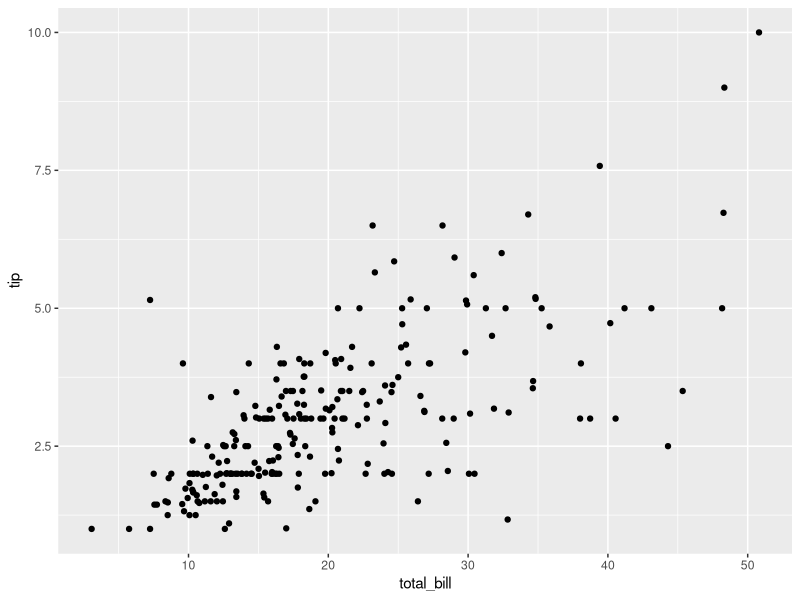
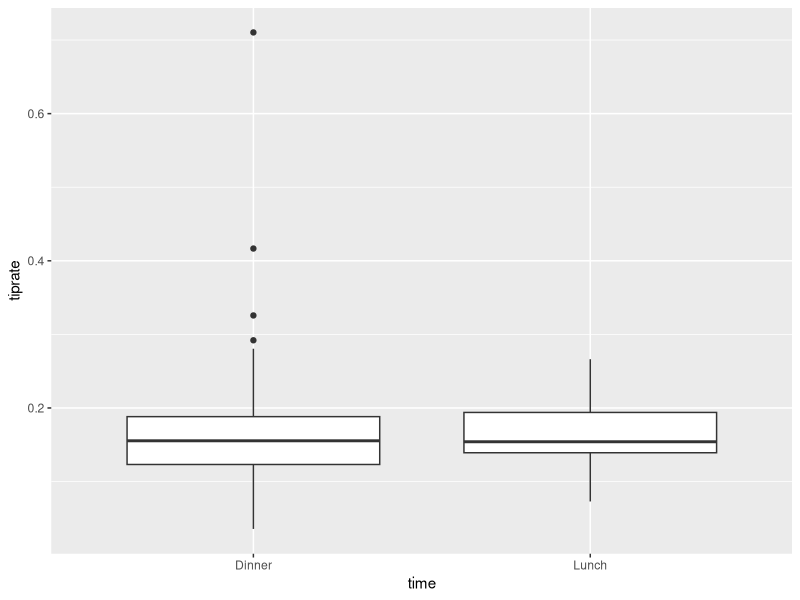
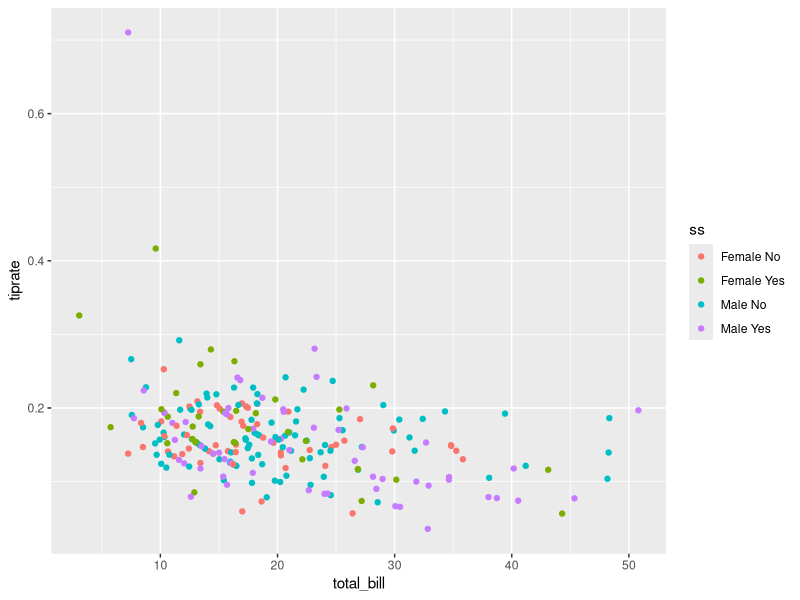
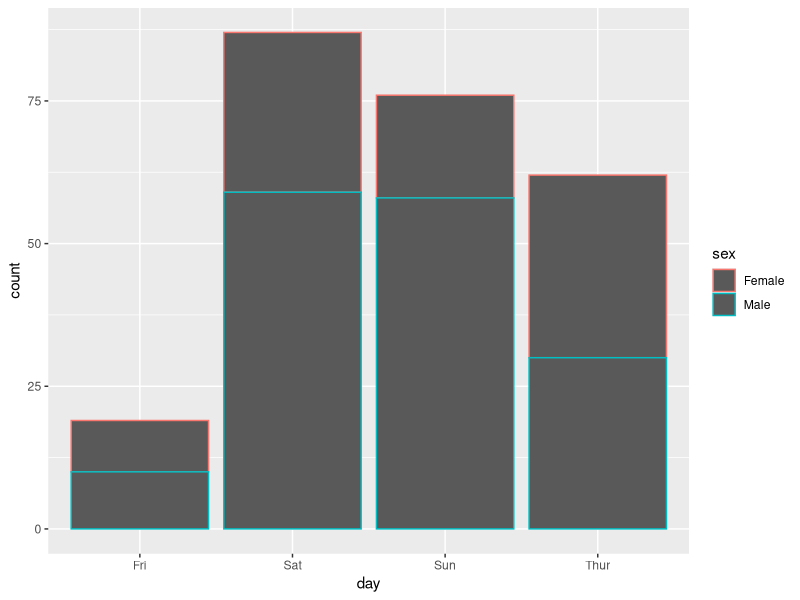

Here is the R script that generated these plots, in order:
## ---- chunk 1
knitr::opts_chunk$set(echo = TRUE)
## ---- chunk 2
library(reshape2)
tips2 <- tips
?tips
## ---- chunk 3
#Problem 1
numParty <- nrow(tips2)
numParty
## ---- chunk 4
#Part 2
str(tips2)
## ---- chunk 5
#Problem 3
day <- tips2$day
y <- c("Thur","Fri","Sat","Sun")
day <- day[order(match(day,y))]
day
## ---- chunk 6
#Problem 4
female5 <- tips2[(tips2$sex == "Female") & (tips2$size >= 5),]
female5
## ---- chunk 7
#Problem 5
library(ggplot2)
ggplot(data=tips2,aes(x=total_bill,y=tip))+geom_point()
## ---- chunk 8
#Problem 7
tips2$tiprate <- tips2$tip/tips2$total_bill
mean(tips2$tiprate)
## ---- chunk 9
#Problem 8
ggplot(data=tips2,aes(x=time,y=tiprate))+geom_boxplot()
## ---- chunk 10
#Problem 9
tips2$ss <- paste(tips2$sex,tips2$smoker)
qplot(total_bill,tiprate,data=tips2,color=ss)
## ---- chunk 11
#Problem 10
ggplot(data=tips2,aes(x=day,color=sex))+geom_bar()
